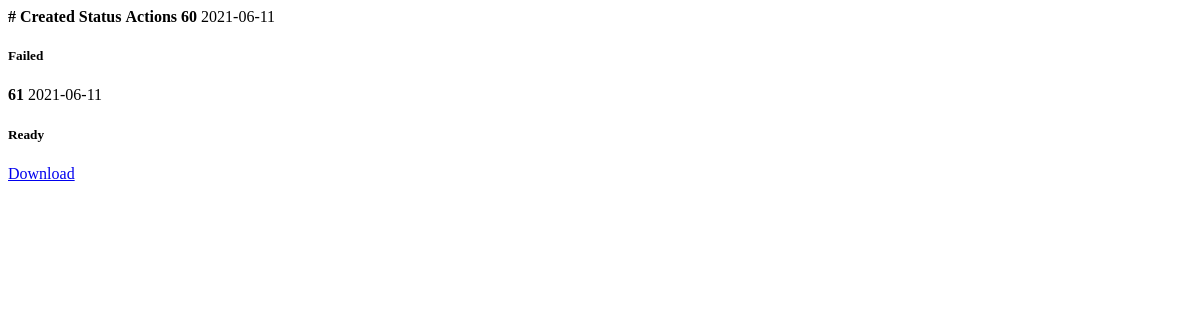
/dataset_table (signed in), run on an earlier commit of the app's database.
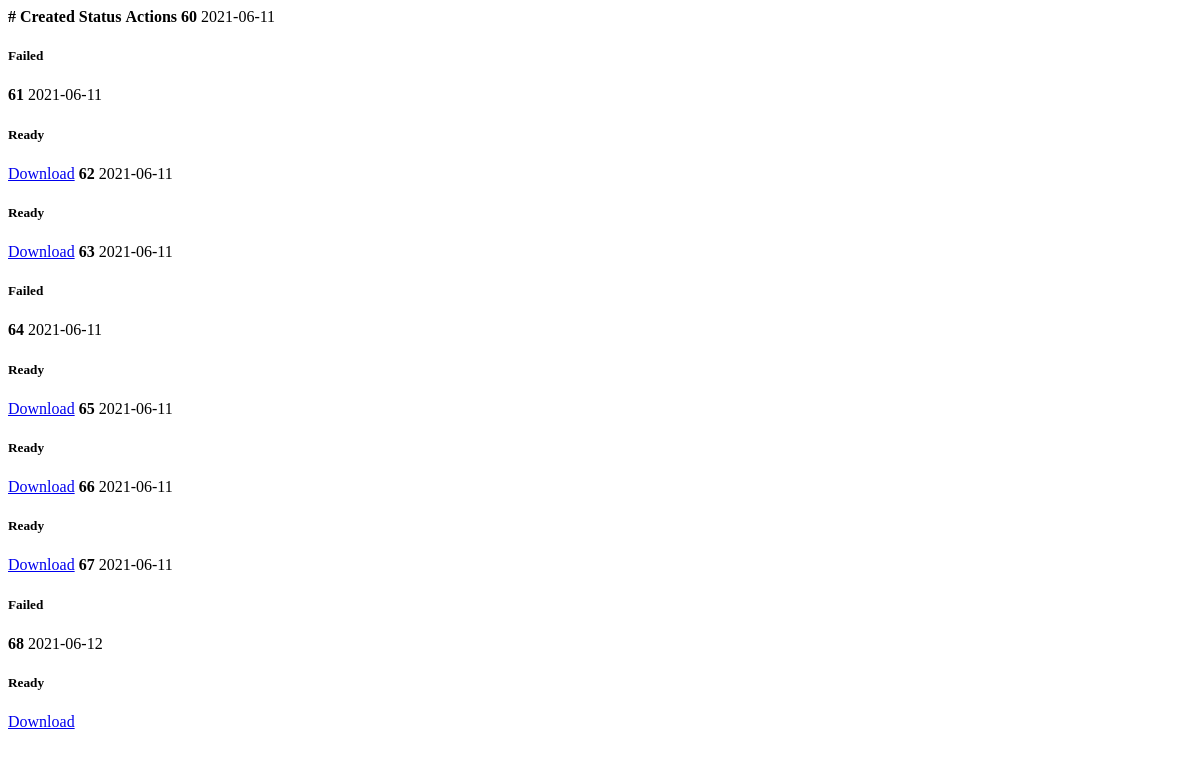
And on a later commit of the database.
### Main/models.py (models this page shows)
class DataSet(models.Model):
    statuses = [
        ('P', 'Processing'),
        ('R', 'Ready'),
        ('I', 'In queue'),
        ('F', 'Failed')
    ]
    schema = models.ForeignKey(Schema, on_delete=models.SET_NULL, null=True)
    status = models.CharField(max_length=2, choices=statuses, null=True)
    created = models.DateField()
    file = models.FileField(verbose_name='Файл', upload_to='datasets', null=True)
    class Meta:
        verbose_name = 'Датасет'
        verbose_name_plural = 'Датасеты'

### Main/views.py (the view)
# urls.py: path('dataset_table', views.dataset_table),
def dataset_table(request):
    if request.user.is_authenticated:
        return render(request, 'Main/dataset_table.html', {
            'datasets': DataSet.objects.filter(schema__creator=request.user).order_by('id')
        })
    return HttpResponse('')

### templates/Main/dataset_table.html
<tr>
    <td class="schema-td"><b>#</b></td>
    <td class="schema-td"><b>Created</b></td>
    <td class="schema-td"><b>Status</b></td>
    <td class="schema-td"><b>Actions</b></td>
</tr>
{% for dataset in datasets %}
    <tr>
        <td class="schema-td"><b>{{ dataset.id }}</b></td>
        <td class="schema-td">{{ dataset.created|date:'Y-m-d' }}</td>
        <td class="schema-td">
            <h5>
                {% if dataset.status == 'P' %}
                    <span class="badge badge-secondary"> Processing</span>
                {% else %}{% if dataset.status == 'R' %}
                    <span class="badge badge-success">Ready</span>
                {% else %}{% if dataset.status == 'F' %}
                    <span class="badge badge-danger">Failed</span>
                {% else %}
                    <span class="badge badge-warning">In queue</span>
                {% endif %}{% endif %}{% endif %}
            </h5>
        </td>
        <td class="schema-td">
            {% if dataset.status == 'R' %}
                <a class="btn btn-link" href="/download?id={{ dataset.id }}">Download</a>
            {% endif %}
        </td>
    </tr>
{% endfor %}

What changed in the data, as far as the page shows it:
added DataSet: id "62", created "2021-06-11", status "Ready"
added DataSet: id "63", created "2021-06-11", status "Failed"
added DataSet: id "64", created "2021-06-11", status "Ready"
added DataSet: id "65", created "2021-06-11", status "Ready"
added DataSet: id "66", created "2021-06-11", status "Ready"
added DataSet: id "67", created "2021-06-11", status "Failed"
added DataSet: id "68", created "2021-06-12", status "Ready"
